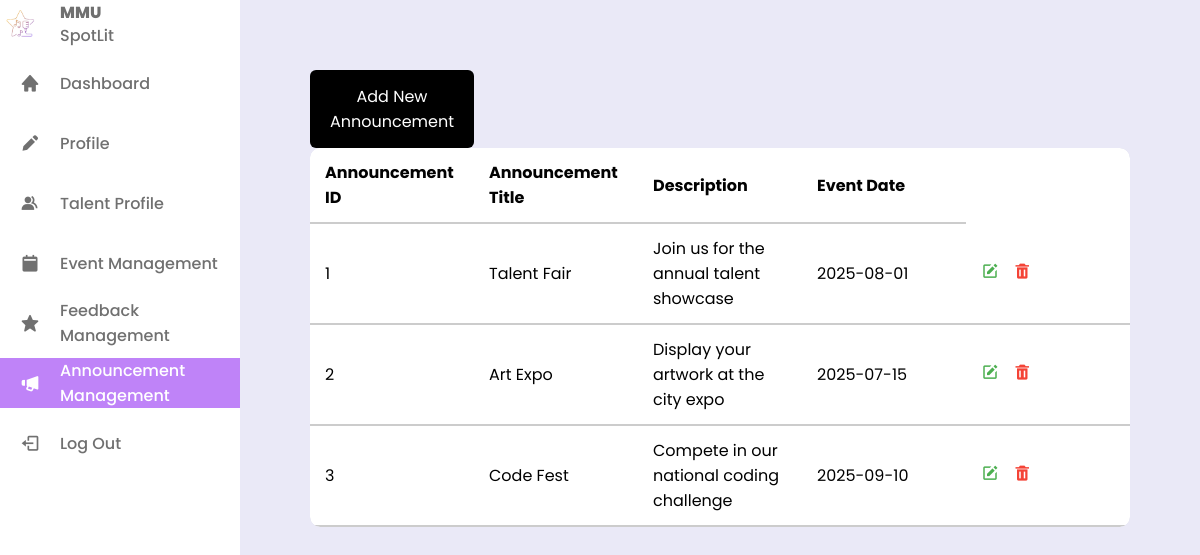
The page /admin/announcement.php on the database its author committed.
### tables this page shows
CREATE TABLE `announcement` (
  `announcementID` int(11) NOT NULL,
  `adminID` int(11) NOT NULL,
  `ann_title` varchar(200) DEFAULT NULL,
  `ann_description` varchar(500) DEFAULT NULL,
  `event_date` date DEFAULT NULL
);

### admin/announcement.php (the view, shortened to what this page needs)
<?php
include('../php/db_conn.php');
$select1 = "SELECT * FROM announcement";
$result = $conn->query($select1)
?>
<!DOCTYPE html>
<html lang="en">
<head>
    <link href='https://unpkg.com/boxicons@2.1.4/css/boxicons.min.css' rel='stylesheet'>
    <link rel="stylesheet" href="../css/adminStyling.css">
    <link rel="stylesheet" href="../css/announce.css">
</head>
<body>
    <nav class="sidebar">
        <header>
            <div class="image-text">
                <span class="image">
                    <img src="../img/spotlit-logo.png" alt="logo">
                </span>
                <div class="text header-text">
                    <span class="name">MMU</span>
                    <span class="profession">SpotLit</span>
                </div>
            </div>
        </header>
        <div class="menu-bar">
            <div class="menu">
                <ul class="menu-links">
                    <li class="nav-link">
                        <a>
                            <i class='bx bxs-home icon'></i>
                            <span class="text nav-text">Dashboard</span>
                        </a>
                    </li>
                    <li class="nav-link">
                        <a href="#">
                            <i class='bx bxs-pencil icon'></i>
                            <span class="text nav-text">Profile</span>
                        </a>
                    </li>
                    <li class="nav-link">
                        <a href="#">
                            <i class='bx bxs-group icon'></i>
                            <span class="text nav-text">Talent Profile</span>
                        </a>
                    </li>
                    <li class="nav-link">
                        <a href="#">
                            <i class='bx bxs-calendar-alt icon'></i>
                            <span class="text nav-text">Event Management</span>
                        </a>
                    </li>
                    <li class="nav-link">
                        <a href="feedback.php">
                            <i class='bx bxs-star icon'></i>
                            <span class="text nav-text">Feedback Management</span>
                        </a>
                    </li>
                    <li class="nav-link active">
                        <a href="announcement.php">
                            <i class='bx bxs-megaphone icon'></i>
                            <span class="text nav-text">Announcement Management</span>
                        </a>
                    </li>
                    <li class="nav-link logout-btn" role="button">
                        <div class="logout-link">
                            <i class='bx bx-log-out icon'></i>
                            <span class="text nav-text">Log Out</span>
                        </div>
                    </li>
                </ul>
            </div>
        </div>
    </nav>
    <div class="content">
        <div class="createBtn">
            <button>Add New Announcement</button>
        </div>
        <div class="table-container">
            <table class="table" id="table">
                <thead>
                    <tr>
                        <th>Announcement ID</th>
                        <th>Announcement Title</th>
                        <th>Description</th>
                        <th>Event Date</th>
                    </tr>
                </thead>
                <tbody>
                    <?php
                    if ($result->num_rows > 0) {
                        while ($row = $result->fetch_assoc()) {
                            echo "<tr>";
                            echo "<td>" . $row['announcementID'] . "</td>";
                            echo "<td>" . $row['ann_title'] . "</td>";
                            echo "<td>" . $row['ann_description'] . "</td>";
                            echo "<td>" . $row['event_date'] . "</td>";
                            echo "<td>
                            <i class='bx bxs-edit edit-icon'></i>
                            <i class='bx bxs-trash delete-icon'></i>
                            <i class='bx bxs-save save-icon' style='display: none;'></i>
                            </td>";
                            echo "</tr>";
                        }
                    } else {
                        echo "<tr><td colspan='6'>No feedback found</td></tr>";
                    }
                    ?>
                </tbody>
            </table>
        </div>
    </div>
</body>
</html>

### admin/adminStyling.css (style rules this page uses)
* { font-family: 'Poppins', sans-serif; margin: 0; padding: 0; box-sizing: border-box; }
:root { --body-color: #eae9f7; --sidebar-color: #fff; --primary-color: #bf83f8; --primary-color-light: #f6f5ff; --toggle-color: #ddd; --text-color: #707070; --tran-03: all 0.2s ease; --tran-03: all 0.3s ease; --tran-04: all 0.4s ease; --tran-04: all 0.5s ease; }
body { display: flex; flex-direction: row; height: 100vh; overflow: hidden; }
.content { flex-grow: 1; display: flex; flex-direction: column; background: #eae9f7; padding: 70px; overflow: hidden; }
.sidebar { width: 240px; flex-shrink: 0; min-width: 220px; }
.sidebar .text { font-size: 16px; font-weight: 500; color: var(--text-color); }
.sidebar .image { min-width: 60px; display: flex; align-items: center; }
.sidebar li { height: 50px; margin-top: 10px; list-style: none; display: flex; align-items: center; }
.sidebar li .icon { display: flex; align-items: center; justify-content: center; min-width: 60px; font-size: 20px; }
.sidebar li .icon, .sidebar li .text { color: var(--text-color); transition: var(--tran-02); }
.sidebar .image-text img { width: 40px; border-radius: 6px; }
.sidebar header .image-text { display: flex; align-items: center; }
.sidebar li a { height: 100%; width: 100%; display: flex; align-items: center; text-decoration: none; border-radius: 6px; transition: var(--tran-04); }
.sidebar li.active a { background: var(--primary-color); border-radius: 0 0 0 0; }
.sidebar li.active a .icon, .sidebar li.active a .text { color: var(--sidebar-color); }
.sidebar li .logout-link { height: 100%; width: 100%; display: flex; align-items: center; text-decoration: none; border-radius: 6px; transition: var(--tran-04); cursor: pointer; }
header .image-text .header-text { display: flex; flex-direction: column; }
.header-text .name { font-weight: 800; }
.header-text .profession { margin-top: -2px; }
.table-container { width: 100%; overflow-x: auto; border-radius: 10px; }
table { width: 100%; border-collapse: collapse; background: #fff; border-radius: 10px; overflow: hidden; box-shadow: 0 0 10px rgba(0, 0, 0, 0.1); table-layout: fixed; }
thead tr { background-color: #fff; font-weight: bold; color: #020202; }
th, td { padding: 12px 15px; text-align: left; border-bottom: 2px solid #ccc; word-wrap: break-word; }
td i { margin-right: 10px; font-size: 18px; cursor: pointer; }
.edit-icon { color: #4CAF50; }
.delete-icon { color: #F44336; }

### admin/announce.css (style rules this page uses)
.createBtn button { width: 20%; padding: 14px; background-color: black; border: none; border-radius: 6px; font-weight: normal; font-size: 16px; color: #fff; cursor: pointer; }

### rows shown on the page
announcement: announcementID "1", ann_title "Talent Fair", ann_description "Join us for the annual talent showcase", event_date "2025-08-01"
announcement: announcementID "2", ann_title "Art Expo", ann_description "Display your artwork at the city expo", event_date "2025-07-15"
announcement: announcementID "3", ann_title "Code Fest", ann_description "Compete in our national coding challenge", event_date "2025-09-10"
